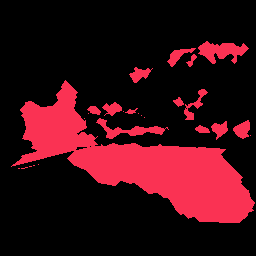
#> input picture data/masks/val/ALGAE10.png, 256 x 256 px, found by its file name; its folder holds only this picture in this run
$ python masks_to_polygons.py
#> lines starting #> are read from the running program, lines starting #| are printed output that depends on the picture; after the words box and inside, x2 and y2 are one past the last pixel; in counts of white or black regions, pixels touching at a corner belong together
import os

import cv2


input_dir = 'C:/Users/Sahil Sahu/Desktop/Smart-Water-Quality-Monitoring-System/data/masks/val'
output_dir = 'C:/Users/Sahil Sahu/Desktop/Smart-Water-Quality-Monitoring-System/data/labels/val'

for j in os.listdir(input_dir):
    image_path = os.path.join(input_dir, j)
    # load the binary mask and get its contours
    mask = cv2.imread(image_path, cv2.IMREAD_GRAYSCALE)
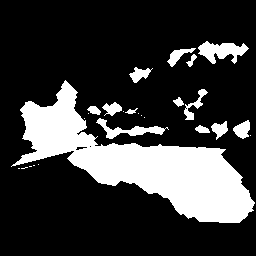
#> mask: shape (256, 256); values 0 (black) and 113 (white), 22.6% white; 26 white regions (12 under 20 px), largest, box (x1, y1, x2, y2) and area: (11, 80, 255, 223) 12224, (198, 41, 249, 64) 645, (96, 118, 169, 139) 473
    _, mask = cv2.threshold(mask, 1, 255, cv2.THRESH_BINARY)
#> mask: shape (256, 256); 22.6% white; 26 white regions (12 under 20 px)

    H, W = mask.shape
#> H = 256; W = 256
    contours, hierarchy = cv2.findContours(mask, cv2.RETR_EXTERNAL, cv2.CHAIN_APPROX_SIMPLE)
#> contours = 26 contours, 12 with area under 20; largest, box (x1, y1, x2, y2) and area: (11, 80, 255, 223) 11900, (198, 41, 249, 64) 578, (96, 118, 169, 139) 392, (233, 120, 250, 139) 184, (167, 48, 196, 67) 170

    # convert the contours to polygons
    polygons = []
    for cnt in contours:
        if cv2.contourArea(cnt) > 200:
            polygon = []
            for point in cnt:
                x, y = point[0]
                polygon.append(x / W)
                polygon.append(y / H)
            polygons.append(polygon)
#> this loop made 26 passes
#> cnt on passes 1, 3, 4, 5, 6, 11, 12, 13, 14, 15, 16: [[18, 168], [19, 168]], [[29, 166], [31, 166]], [[33, 165], [34, 165]], [[38, 164]], [[250, 135]], [[84, 118]], [[144, 117]], [[141, 115]], [[138, 113]], [[88, 113]], [[123, 111]]
#> after the loop, polygons = 3 items

    # print the polygons
    with open('{}.txt'.format(os.path.join(output_dir, j)[:-4]), 'w') as f:
        for polygon in polygons:
            for p_, p in enumerate(polygon):
                if p_ == len(polygon) - 1:
                    f.write('{}\n'.format(p))
                elif p_ == 0:
                    f.write('0 {} '.format(p))
                else:
                    f.write('{} '.format(p))
#> this loop made 3 passes

        f.close()

$ run again, on data/masks/val/ALGAE2.png
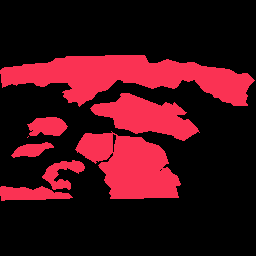
#> input picture data/masks/val/ALGAE2.png, 256 x 256 px, found by its file name
#> `mask = cv2.imread(image_path, cv2.IMREAD_GRAYSCALE)`:
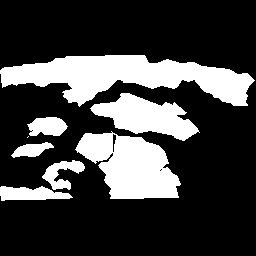
#> mask: shape (256, 256); values 0 (black) and 113 (white), 25.5% white; 8 white regions (1 under 20 px), largest, box (x1, y1, x2, y2) and area: (0, 55, 255, 107) 7039, (75, 131, 181, 199) 4568, (90, 93, 200, 141) 2757
#> contours = 8 contours, 1 with area under 20; largest, box (x1, y1, x2, y2) and area: (0, 55, 255, 107) 6748, (75, 131, 181, 199) 4442, (90, 93, 200, 141) 2630, (0, 186, 73, 201) 679, (27, 117, 68, 136) 542, (42, 160, 85, 190) 532, (11, 142, 54, 158) 343
#> the loop `for cnt in contours:` made 8 passes
#> cnt on pass 4: [[28, 136], [27, 137]]
#> after the loop `for cnt in contours:`: polygons = 7 items
#> the loop `for polygon in polygons:` made 7 passes

$ run again, on data/masks/val/ALGAE11.png
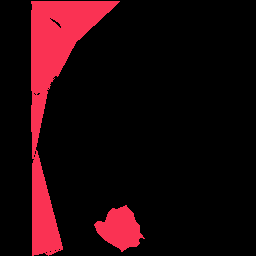
#> input picture data/masks/val/ALGAE11.png, 256 x 256 px, found by its file name
#> `mask = cv2.imread(image_path, cv2.IMREAD_GRAYSCALE)`:
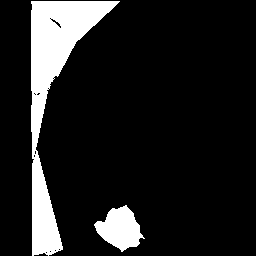
#> mask: shape (256, 256); values 0 (black) and 113 (white), 12.6% white; 2 white regions, box (x1, y1, x2, y2) and area: (31, 1, 120, 256) 6859, (94, 205, 145, 252) 1380
#> contours = 2 contours; box (x1, y1, x2, y2) and area: (31, 1, 120, 256) 6584, (94, 205, 145, 252) 1313
#> the loop `for cnt in contours:` made 2 passes
#> after the loop `for cnt in contours:`: polygons = 2 items
#> the loop `for polygon in polygons:` made 2 passes
